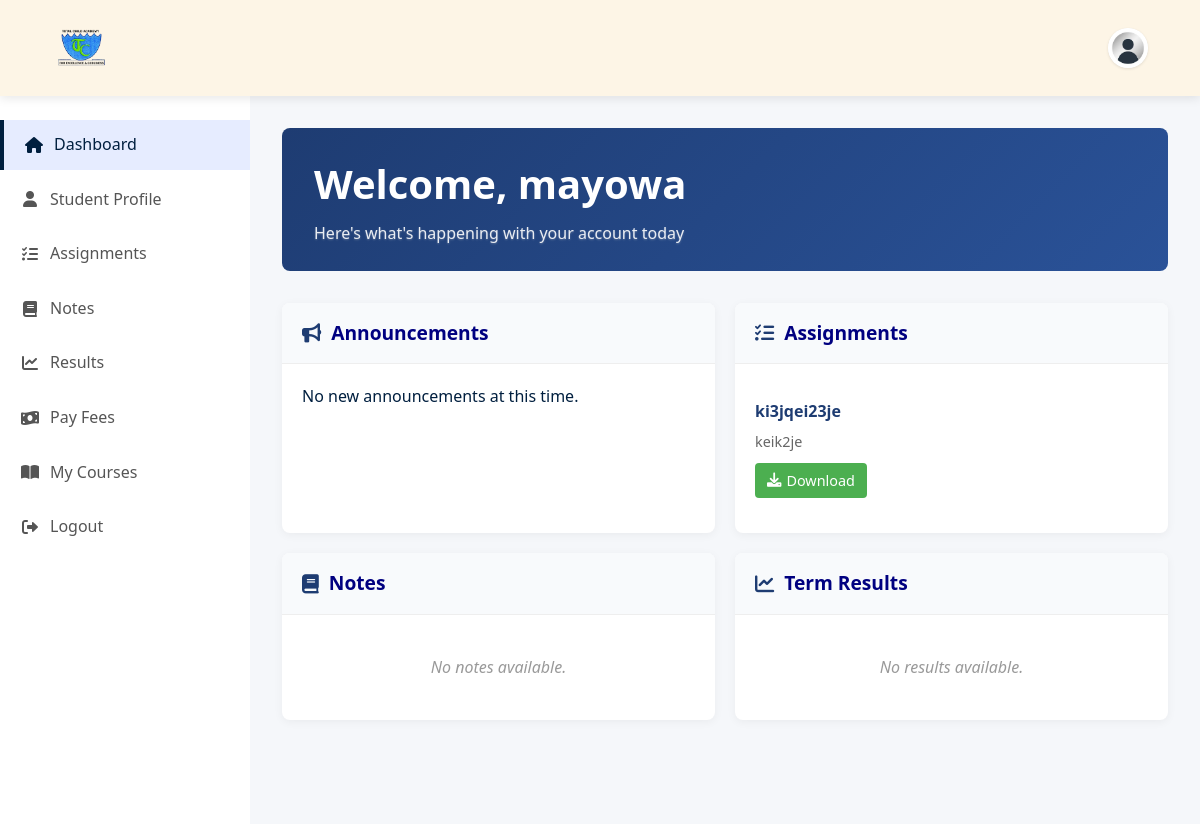
The app's page /student_dashboard/ (signed in), older data.
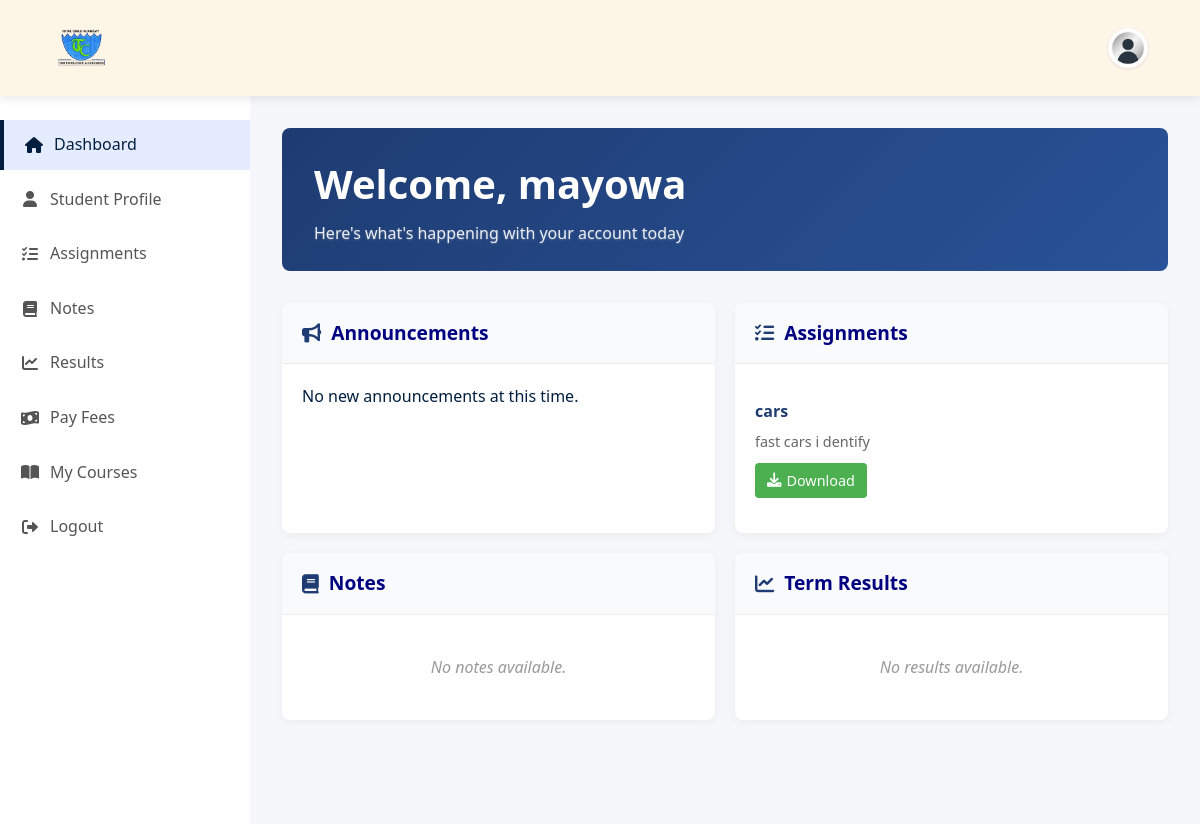
The same page, newer data.
### core/models.py (models this page shows, shortened)
class Assignment(models.Model):
    title = models.CharField(max_length=100)
    description = models.TextField()
    file = models.FileField(upload_to='assignments/', blank=True, null=True)
    due_date = models.DateField()
    assigned_class = models.ForeignKey('StudentClass', on_delete=models.CASCADE,  null=True, blank=True )
    teacher = models.ForeignKey(
        settings.AUTH_USER_MODEL,
        on_delete=models.CASCADE,
        null=True, blank=True,
        limit_choices_to={'role': 'teacher'}
    )

### core/views.py (the view)
# urls.py: path('student_dashboard/', views.student_dashboard, name='student_dashboard'),
def student_dashboard(request):
    first_name = request.user.first_name
    profile, created = StudentDashboardProfile.objects.get_or_create(user=request.user)
    try:
        student_profile = request.user.studentprofile
        student_class = student_profile.student_class
    except StudentProfile.DoesNotExist:
        return render(request, 'core/unauthorized.html', {'error': 'Student profile not found.'})
    grades = SubjectGrade.objects.filter(student=request.user, is_approved=True)
    assignments = Assignment.objects.filter(assigned_class=student_class)
    notes = Note.objects.filter(target_class=student_class).order_by('-timestamp')
    if request.method == 'POST' and request.FILES.get('profile_picture'):
        profile.profile_picture = request.FILES['profile_picture']
        profile.save()
        return redirect('student_dashboard')
    return render(request, 'core/student_dashboard.html', {
        'assignments': assignments,
        'notes': notes,
        'profile': profile,
        'first_name': first_name,
        'grades': grades,
    })

### core/templates/core/student_dashboard.html
{% extends 'core/dashboard.html' %}
{% load static %}
{% block content %}
<div class="student-welcome-banner">
  <h1 class="animated-welcome">Welcome, {{ first_name }}</h1>
  <p>Here's what's happening with your account today</p>
</div>
<div class="student-dashboard-grid">
  <div class="student-dashboard-card student-announcements">
    <h2><i class="fas fa-bullhorn"></i> Announcements</h2>
    <div class="student-card-content">
      <p>No new announcements at this time.</p>
    </div>
  </div>
  <div class="student-dashboard-card student-assignments-card" id="assignments">
    <h2><i class="fas fa-tasks"></i> Assignments</h2>
    <div class="student-card-content">
      {% for assignment in assignments %}
        <div class="student-assignment-item">
          <h3>{{ assignment.title }}</h3>
          <p>{{ assignment.description|truncatechars:100 }}</p>
          <a href="{{ assignment.file.url }}" target="_blank" class="student-download-btn">
            <i class="fas fa-download"></i> Download
          </a>
        </div>
      {% empty %}
        <p class="student-no-data">No assignments available.</p>
      {% endfor %}
    </div>
  </div>
  <div class="student-dashboard-card student-notes-card" id="notes">
    <h2><i class="fas fa-book"></i> Notes</h2>
    <div class="student-card-content">
      {% for note in notes %}
        <a href="{{ note.file.url }}" target="_blank" class="student-note-item">
          <i class="fas fa-file-alt"></i> {{ note.title }}
        </a>
      {% empty %}
        <p class="student-no-data">No notes available.</p>
      {% endfor %}
    </div>
  </div>
  <div class="student-dashboard-card student-results-card" id="results">
    <h2><i class="fas fa-chart-line"></i> Term Results</h2>
    <div class="student-card-content">
      {% for result in results %}
        <a href="{{ result.result_file.url }}" target="_blank" class="student-result-item">
          <i class="fas fa-file-pdf"></i> Term: {{ result.term }}
        </a>
      {% empty %}
        <p class="student-no-data">No results available.</p>
      {% endfor %}
    </div>
  </div>
</div>
{% endblock %}

Row changes from the older to the newer data that the page shows:
removed Assignment: title "ki3jqei23je", description "keik2je"
added Assignment: title "cars", description "fast cars i dentify"
